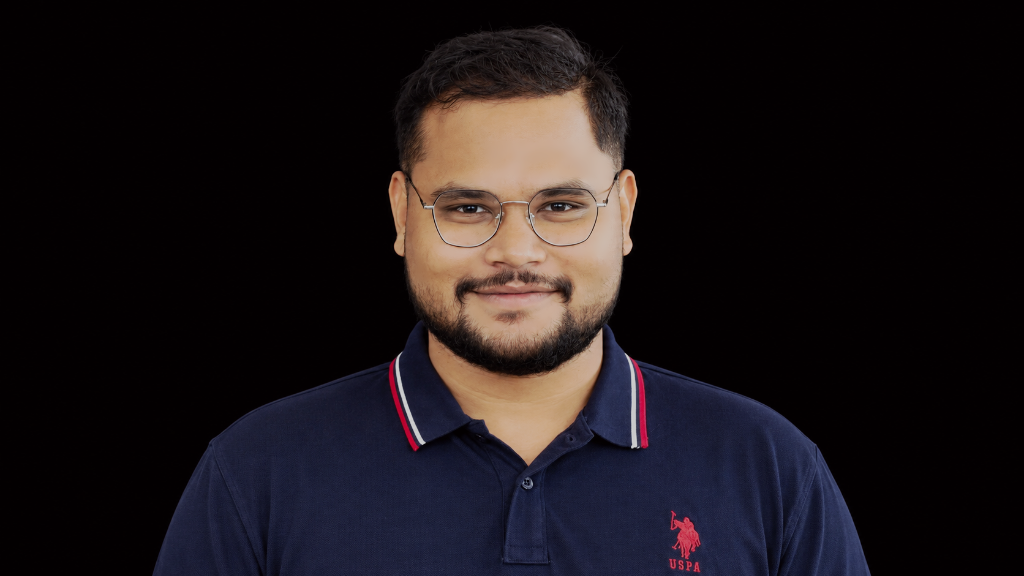
#> input picture Personal/photo_cutout.png, 1024 x 576 px, found by its file name
$ python step4_align_bust.py
#> lines starting #> are read from the running program, lines starting #| are printed output that depends on the picture; after the words box and inside, x2 and y2 are one past the last pixel; in counts of white or black regions, pixels touching at a corner belong together
import os
import cv2
import numpy as np
from scipy import ndimage
from scipy.optimize import minimize
import trimesh
import matplotlib.pyplot as plt

PROCESSED_DIR = "/Users/mukeshkumar/PORTFOLIO/Personal/processed"
ARTIFACT_DIR = "/Users/mukeshkumar/.gemini/antigravity-ide/brain/69bff23a-d166-43cd-a80d-4f25e805bc41"

print("Loading photo cutout and bust mesh...")
photo_rgba = cv2.imread(os.path.join(PROCESSED_DIR, "photo_cutout.png"), cv2.IMREAD_UNCHANGED)
#> photo_rgba is the input picture: shape (576, 1024, 4); mean B, G, R, A 24.2, 21.5, 27.6, 82.6
photo_rgb = cv2.cvtColor(photo_rgba[:, :, :3], cv2.COLOR_BGR2RGB)
photo_alpha = photo_rgba[:, :, 3] > 64
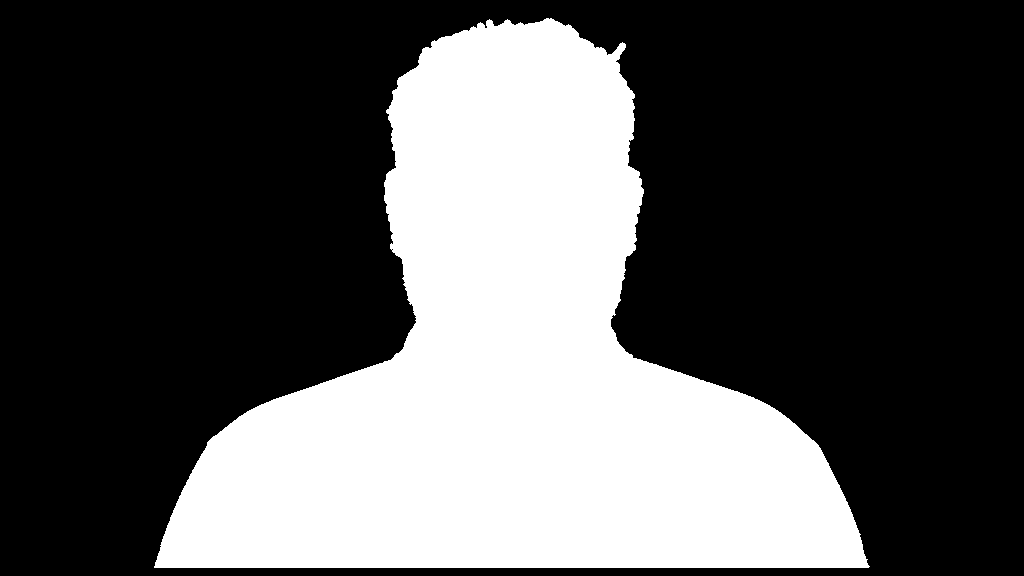
#> photo_alpha: shape (576, 1024) bool; 33.5% white; 1 white region, box (x1, y1, x2, y2) and area: (154, 18, 870, 568) 197737
ph_h, ph_w = photo_alpha.shape # 576 x 1024
#> ph_h = 576; ph_w = 1024

#> (the run stopped early here; a loop or call above may not have finished)
